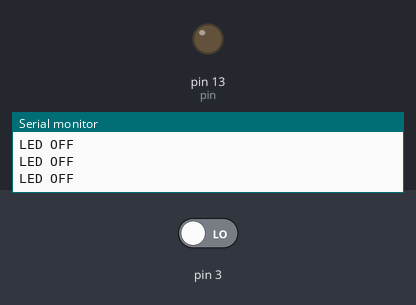
A sketch run on a simulated Arduino Uno, built with avr-gcc and run on an emulated ATmega328P. On the bench: output pins drawn as LEDs (lit = HIGH), the last lines printed to the serial monitor. The inputs (shaded band) are chosen by the test bench; at power-on: pin 3 LOW.

Above: at 1.2 s.
1.3 s: pin 3 driven HIGH
At 1.4 s:
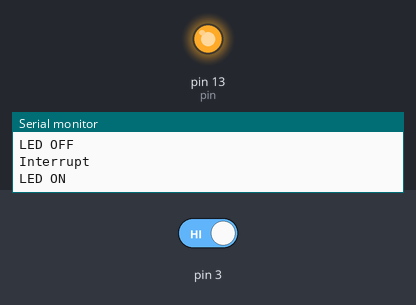
Timing chart, 0 to 4.3 s (numbered marks = the images above; inputs shaded):
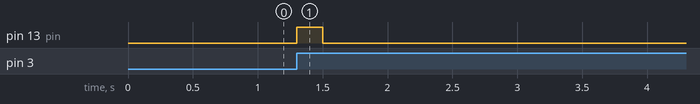

Measured:
- after the input at 1.3 s, pin 13 (pin): LOW → HIGH at once, → LOW 0.20 s later

The sketch:

Lan5-1.ino
```cpp
int pin = 13;

void setup(){
  Serial.begin(9600);
  pinMode(pin, OUTPUT);
  attachInterrupt(1, blink, RISING);
  // เลข 1 คือ Interrupt หมายเลข 1 จะอยู่ที่ ขา3
  // blink คือ ชื่อฟังชันที่จะให้ไปทำ
  // RISING คือ ถ้าขา3 มีการเปลี่ยนสถานะจาก LOW เป็น HIGH ให้ทำในฟังก์ชั่น blink
}

void loop(){
  digitalWrite(pin, LOW);
  Serial.println("LED OFF");
  delay(500);
}

void blink(){
  Serial.println("Interrupt");
  Serial.println("LED ON");
  digitalWrite(pin, HIGH);
  delay(1000);
}
```
